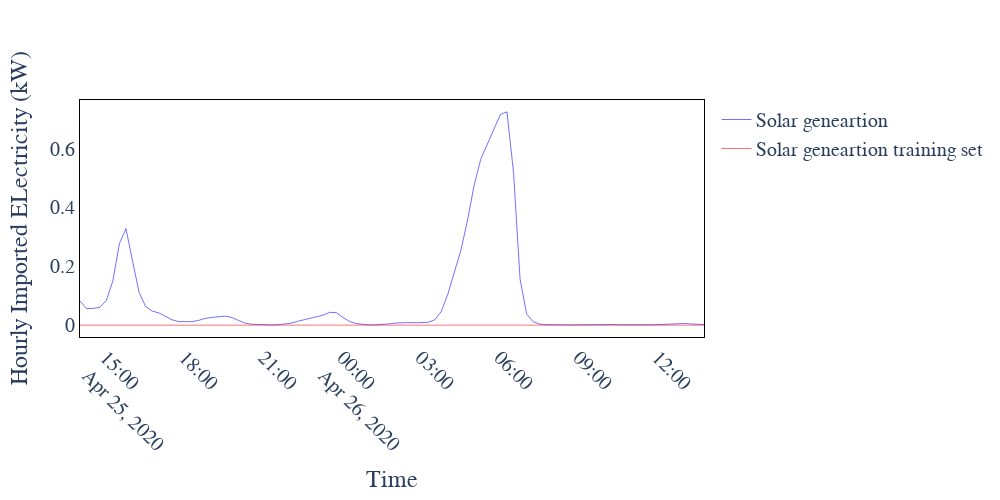

Source (notebook cell):
### Code cell
fig = go.Figure()
test_length = 96
fig.add_trace(
    go.Scatter(
        x= data_cleanned_v3['Solar0']['demand(kWh)/production(kW)'].index[:test_length], y=synth_geneartion[0], line_color= 'blue', line_width = 0.8, opacity = 0.7, name = 'Solar geneartion'
    )
)

fig.add_trace(
    go.Scatter(
        x= data_cleanned_v3['Solar0']['demand(kWh)/production(kW)'].index[:test_length], y=data_cleanned_v3['Solar0']['demand(kWh)/production(kW)'][test_length:2*test_length], line_color= 'red', line_width = 0.8, opacity = 0.7, name = 'Solar geneartion training set'
    )
)
fig.layout.xaxis.title = "Time"
fig.layout.yaxis.title = "Hourly Imported ELectricity (kW)"
fig.layout.plot_bgcolor='rgba(0,0,0,0)'
fig.layout.font.family="Times New Roman" ## "Times New Roman Black"
fig.layout.font.size = 20
fig.layout.width = 1000
fig.layout.height = 500
fig.update_xaxes(showline=True, linewidth=1, linecolor='black', mirror=True,showgrid=False, tickangle = 45 )
fig.update_yaxes(showline=True, linewidth=1, linecolor='black', mirror=True, showgrid=False)
fig.show()
